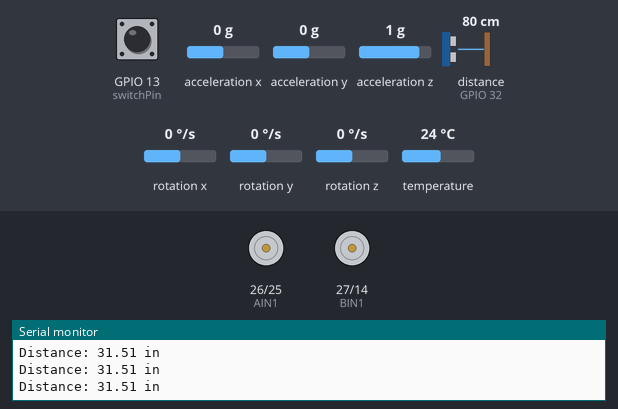
This program was run on a simulated ESP32. Parts: motor-driver pin pairs drawn as motors (green arrow = first pin HIGH = forward, orange = second pin HIGH = backward, longer = more drive, scaled by the enable pin), the last lines printed to the serial monitor. Wiring (inferred from the names in the program): ultrasonic range finder: trigger GPIO 35; echo GPIO 32. Inputs (shaded band) come from the test bench; at power-on: GPIO 13 (switchPin) HIGH, distance to the obstacle (sensor on GPIO 32) 80 cm, acceleration x 0 g, acceleration y 0 g, acceleration z 1 g, rotation x 0 °/s, rotation y 0 °/s, rotation z 0 °/s, temperature 24 °C. The echo pulse lasts 58.3 µs per cm; nothing arrives over Bluetooth unless stated.

Above: at 1.2 s.
1.3 s: GPIO 13 (switchPin) pulled LOW for 0.15 s
At 1.42 s:
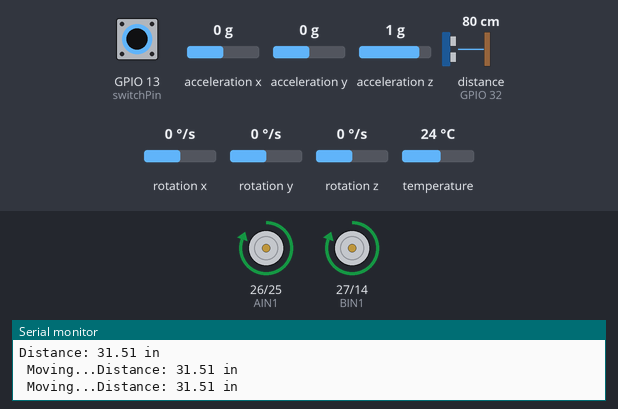
3.0 s: GPIO 13 (switchPin) pulled LOW for 3.2 s
At 6.6 s:
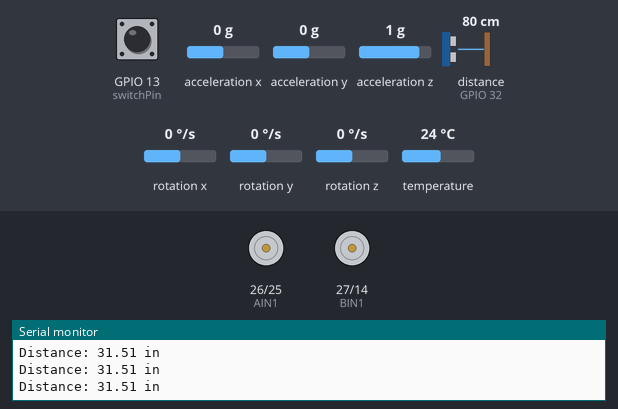
7.7 s: GPIO 13 (switchPin) driven LOW
At 8.8 s:
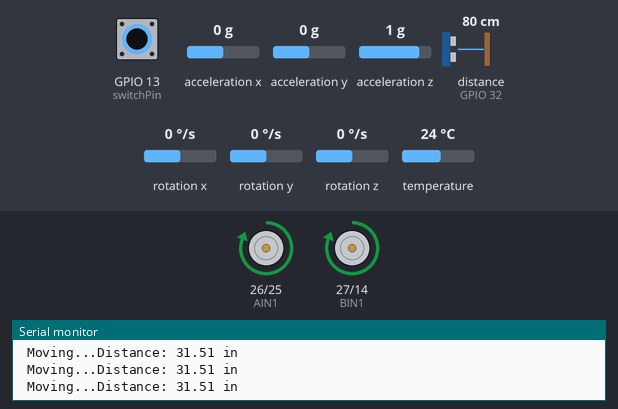
10.7 s: distance to the obstacle (sensor on GPIO 32) set to 27 cm
13.7 s: distance to the obstacle (sensor on GPIO 32) set to 24 cm
At 14.07 s:
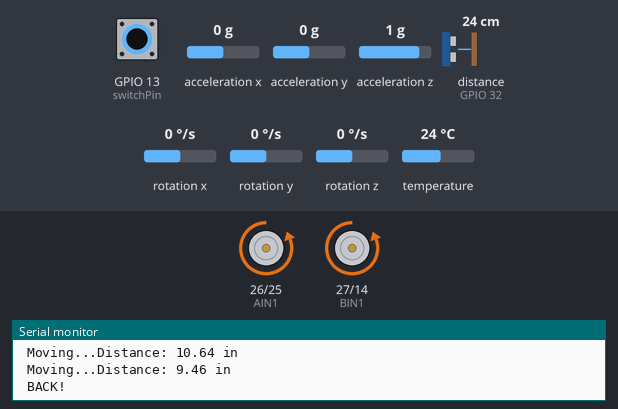
16.7 s: distance to the obstacle (sensor on GPIO 32) set to 35 cm
At 17.3 s:
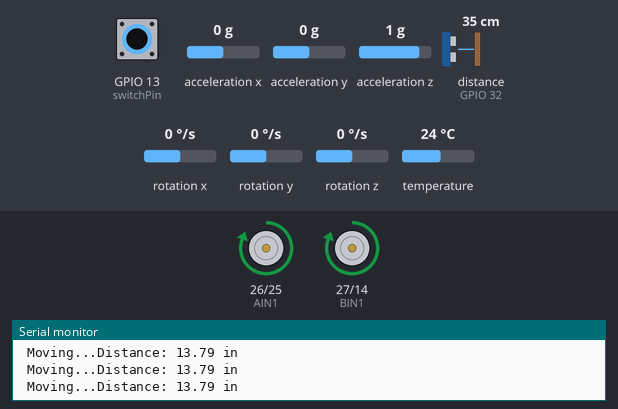
Timing chart, 0 to 19.2 s (numbered marks = the images above; inputs shaded):
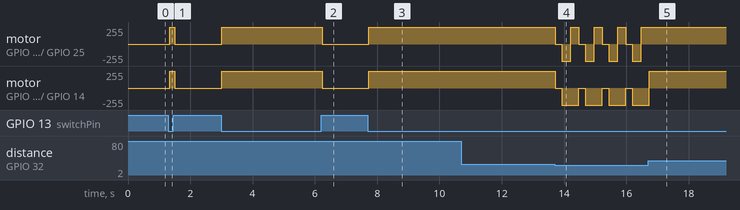

Measured:
- the behaviour switches between 26 and 25 cm on distance to the obstacle (sensor on GPIO 32) (found by bisection; images 3 and 4)
- after the input at 1.3 s, motor on GPIO 26 (AIN1) / GPIO 25 (AIN2), motor on GPIO 27 (BIN1) / GPIO 14 (BIN2): stopped → forward 255/255 at once, → stopped 0.17 s later
- after the input at 3.0 s, motor on GPIO 26 (AIN1) / GPIO 25 (AIN2), motor on GPIO 27 (BIN1) / GPIO 14 (BIN2): stopped → forward 255/255 at once, → stopped 3.2 s later
- after the input at 7.7 s, motor on GPIO 26 (AIN1) / GPIO 25 (AIN2), motor on GPIO 27 (BIN1) / GPIO 14 (BIN2): stopped → forward 255/255 at once
- after the input at 13.7 s, motor on GPIO 26 (AIN1) / GPIO 25 (AIN2): forward 255/255 → stopped at once, then repeats every 0.75 s: backward 255/255 0.30 s, forward 255/255 0.25 s, stopped 0.20 s; motor on GPIO 27 (BIN1) / GPIO 14 (BIN2): alternates backward 255/255 for 0.55 s and stopped for 0.20 s, starting at once
- after the input at 16.7 s, motor on GPIO 26 (AIN1) / GPIO 25 (AIN2): stops changing and stays forward 255/255

The program:

main.cpp
```cpp
/*
  SparkFun Inventor’s Kit
  Circuit 5C - Autonomous Robot

  This robot will drive around on its own and react to obstacles by backing up and turning to a new direction.
  This sketch was adapted from one of the activities in the SparkFun Guide to Arduino.
  Check out the rest of the book at
  https://www.sparkfun.com/products/14326

  This sketch was written by SparkFun Electronics, with lots of help from the Arduino community.
  This code is completely free for any use.

  View circuit diagram and instructions at: https://learn.sparkfun.com/tutorials/sparkfun-inventors-kit-experiment-guide---v41
  Download drawings and code at: https://github.com/sparkfun/SIK-Guide-Code
*/

#include "BluetoothSerial.h"
#include <Wire.h>
#include "Kalman.h" // Source: https://github.com/TKJElectronics/KalmanFilter
#include <Adafruit_MPU6050.h>

#define RESTRICT_PITCH // Comment out to restrict roll to ±90deg instead - please read: http://www.freescale.com/files/sensors/doc/app_note/AN3461.pdf

void leftMotor(int);
void rightMotor(int);
float getDistance();

Adafruit_MPU6050 mpu;
Kalman kalmanX; // Create the Kalman instances
Kalman kalmanY;

/* IMU Data */
double accX, accY, accZ;
double gyroX, gyroY, gyroZ;

double gyroXangle, gyroYangle; // Angle calculate using the gyro only
double compAngleX, compAngleY; // Calculated angle using a complementary filter
double kalAngleX, kalAngleY; // Calculated angle using a Kalman filter

uint32_t timer;

BluetoothSerial SerialBT;
unsigned long previousMillis = 0;  // Store the last time data was sent
const long interval = 1000;  // Interval to send data (1 second)
// network creds
const char* ssid = "Meow?";
const char* password = "meow!meow!uwu";

//the right motor will be controlled by the motor A pins on the motor driver
const int AIN1 = 26; // 13 on Arduino           //control pin 1 on the motor driver for the right motor
const int AIN2 = 25; // 12 on Arduino           //control pin 2 on the motor driver for the right motor
const int PWMA = 33; // 11 on Arduino           //speed control pin on the motor driver for the right motor

//the left motor will be controlled by the motor B pins on the motor driver
const int PWMB = 12; // 10 on Arduino           //speed control pin on the motor driver for the left motor
const int BIN2 = 14; // 9 on Arduino           //control pin 2 on the motor driver for the left motor
const int BIN1 = 27; // 8 on Arduino           //control pin 1 on the motor driver for the left motor


//distance variables
const int trigPin = 35; // 6 on Arduino
const int echoPin = 32; // 5 on Arduino

int switchPin = 13; // 7 on Arduino             //switch to turn the robot on and off

float distance = 0;            //variable to store the distance measured by the distance sensor

//robot behaviour variables
int backupTime = 300;           //amount of time that the robot will back up when it senses an object
int turnTime = 200;             //amount that the robot will turn once it has backed up

/********************************************************************************/
void setup()
{
    pinMode(trigPin, OUTPUT);       //this pin will send ultrasonic pulses out from the distance sensor
    pinMode(echoPin, INPUT);        //this pin will sense when the pulses reflect back to the distance sensor

    pinMode(switchPin, INPUT_PULLUP);   //set this as a pullup to sense whether the switch is flipped

    //set the motor control pins as outputs
    pinMode(AIN1, OUTPUT);
    pinMode(AIN2, OUTPUT);
    pinMode(PWMA, OUTPUT);

    pinMode(BIN1, OUTPUT);
    pinMode(BIN2, OUTPUT);
    pinMode(PWMB, OUTPUT);

    Serial.begin(115200);
    Wire.begin();

    while (!mpu.begin()) {
        delay(500);
    }

    mpu.setAccelerometerRange(MPU6050_RANGE_2_G);
    mpu.setGyroRange(MPU6050_RANGE_250_DEG);
    mpu.setFilterBandwidth(MPU6050_BAND_21_HZ);

    /* Set kalman and gyro starting angle */
    sensors_event_t a, g, temp;
    mpu.getEvent(&a, &g, &temp);
    accX = a.acceleration.x;
    accY = a.acceleration.y;
    accZ = a.acceleration.z;

    double roll  = atan2(accY, accZ) * RAD_TO_DEG;
    double pitch = atan(-accX / sqrt(accY * accY + accZ * accZ)) * RAD_TO_DEG;

    kalmanX.setAngle(roll); // Set starting angle
    kalmanY.setAngle(pitch);
    gyroXangle = roll;
    gyroYangle = pitch;
    compAngleX = roll;
    compAngleY = pitch;

    timer = micros();

    //begin serial communication with the computer
    Serial.print("To infinity and beyond!");  //test the serial connection
    SerialBT.begin("ESP32_BT");  // Name the device as "ESP32_BT"
    Serial.println("Bluetooth Started! Pair your device.");
}


void loop() {
    /* Update all the values */
    sensors_event_t a, g, temp;
    mpu.getEvent(&a, &g, &temp);

    accX = a.acceleration.x;
    accY = a.acceleration.y;
    accZ = a.acceleration.z;

    gyroX = g.gyro.x;
    gyroY = g.gyro.y;
    gyroZ = g.gyro.z;

    double dt = (double)(micros() - timer) / 1000000; // Calculate delta time
    timer = micros();

    double roll  = atan2(accY, accZ) * RAD_TO_DEG;
    double pitch = atan(-accX / sqrt(accY * accY + accZ * accZ)) * RAD_TO_DEG;

    double gyroXrate = gyroX / 131.0; // Convert to deg/s
    double gyroYrate = gyroY / 131.0; // Convert to deg/s

  // This fixes the transition problem when the accelerometer angle jumps between -180 and 180 degrees
    if ((roll < -90 && kalAngleX > 90) || (roll > 90 && kalAngleX < -90)) {
        kalmanX.setAngle(roll);
        compAngleX = roll;
        kalAngleX = roll;
        gyroXangle = roll;
    } else
        kalAngleX = kalmanX.getAngle(roll, gyroXrate, dt); // Calculate the angle using a Kalman filter

    if (abs(kalAngleX) > 90)
        gyroYrate = -gyroYrate; // Invert rate, so it fits the restriced accelerometer reading
    kalAngleY = kalmanY.getAngle(pitch, gyroYrate, dt);

    gyroXangle += gyroXrate * dt; // Calculate gyro angle without any filter
    gyroYangle += gyroYrate * dt;
    //gyroXangle += kalmanX.getRate() * dt; // Calculate gyro angle using the unbiased rate
    //gyroYangle += kalmanY.getRate() * dt;

    compAngleX = 0.93 * (compAngleX + gyroXrate * dt) + 0.07 * roll; // Calculate the angle using a Complimentary filter
    compAngleY = 0.93 * (compAngleY + gyroYrate * dt) + 0.07 * pitch;

    // Reset the gyro angle when it has drifted too much
    if (gyroXangle < -180 || gyroXangle > 180)
        gyroXangle = kalAngleX;
    if (gyroYangle < -180 || gyroYangle > 180)
        gyroYangle = kalAngleY;

    // Get the current time
    unsigned long currentMillis = millis();

    // Check if 1 second has passed since last transmission
    if (currentMillis - previousMillis >= interval) {
        previousMillis = currentMillis;  // Save the current time

        // Automatically generate and send data
        String data = "Counter value: " + String(millis() / 1000) + " seconds\n";

        String angles = "Roll: " + String(kalAngleX) + ", Pitch: " + String(kalAngleY);

        SerialBT.print(angles);  // Send the data over Bluetooth
    }

  // Other non-blocking tasks can go here
  //DETECT THE DISTANCE READ BY THE DISTANCE SENSOR
  distance = getDistance();

  Serial.print("Distance: ");
  Serial.print(distance);
  Serial.println(" in");              // print the units

  if (digitalRead(switchPin) == LOW) { //if the on switch is flipped

    if (distance < 10) {              //if an object is detected
      //back up and turn
      Serial.print(" ");
      Serial.print("BACK!");

      //stop for a moment
      rightMotor(0);
      leftMotor(0);
      delay(200);

      //back up
      rightMotor(-255);
      leftMotor(-255);
      delay(backupTime);

      //turn away from obstacle
      rightMotor(255);
      leftMotor(-255);
      delay(turnTime);

    } else {                        //if no obstacle is detected drive forward
      Serial.print(" ");
      Serial.print("Moving...");


      rightMotor(255);
      leftMotor(255);
    }
  } else {                        //if the switch is off then stop

    //stop the motors
    rightMotor(0);
    leftMotor(0);
  }

  delay(50);                      //wait 50 milliseconds between readings
}

/********************************************************************************/
void rightMotor(int motorSpeed)                       //function for driving the right motor
{
  if (motorSpeed > 0)                                 //if the motor should drive forward (positive speed)
  {
    digitalWrite(AIN1, HIGH);                         //set pin 1 to high
    digitalWrite(AIN2, LOW);                          //set pin 2 to low
  }
  else if (motorSpeed < 0)                            //if the motor should drive backward (negative speed)
  {
    digitalWrite(AIN1, LOW);                          //set pin 1 to low
    digitalWrite(AIN2, HIGH);                         //set pin 2 to high
  }
  else                                                //if the motor should stop
  {
    digitalWrite(AIN1, LOW);                          //set pin 1 to low
    digitalWrite(AIN2, LOW);                          //set pin 2 to low
  }
  analogWrite(PWMA, abs(motorSpeed));                 //now that the motor direction is set, drive it at the entered speed
}

/********************************************************************************/
void leftMotor(int motorSpeed)                        //function for driving the left motor
{
  if (motorSpeed > 0)                                 //if the motor should drive forward (positive speed)
  {
    digitalWrite(BIN1, HIGH);                         //set pin 1 to high
    digitalWrite(BIN2, LOW);                          //set pin 2 to low
  }
  else if (motorSpeed < 0)                            //if the motor should drive backward (negative speed)
  {
    digitalWrite(BIN1, LOW);                          //set pin 1 to low
    digitalWrite(BIN2, HIGH);                         //set pin 2 to high
  }
  else                                                //if the motor should stop
  {
    digitalWrite(BIN1, LOW);                          //set pin 1 to low
    digitalWrite(BIN2, LOW);                          //set pin 2 to low
  }
  analogWrite(PWMB, abs(motorSpeed));                 //now that the motor direction is set, drive it at the entered speed
}

/********************************************************************************/
//RETURNS THE DISTANCE MEASURED BY THE HC-SR04 DISTANCE SENSOR
float getDistance()
{
  float echoTime;                   //variable to store the time it takes for a ping to bounce off an object
  float calculatedDistance;         //variable to store the distance calculated from the echo time

  //send out an ultrasonic pulse that's 10ms long
  digitalWrite(trigPin, HIGH);
  delayMicroseconds(10);
  digitalWrite(trigPin, LOW);

  echoTime = pulseIn(echoPin, HIGH);      //use the pulsein command to see how long it takes for the
                                          //pulse to bounce back to the sensor

  calculatedDistance = echoTime / 148.0;  //calculate the distance of the object that reflected the pulse (half the bounce time multiplied by the speed of sound)

  return calculatedDistance;              //send back the distance that was calculated
}
```

Kalman.h
```cpp
// (licence header left out)
#ifndef _Kalman_h
#define _Kalman_h

class Kalman {
public:
    Kalman() {
        /* We will set the variables like so, these can also be tuned by the user */
        Q_angle = 0.001;
        Q_bias = 0.003;
        R_measure = 0.03;

        angle = 0; // Reset the angle
        bias = 0; // Reset bias

        P[0][0] = 0; // Since we assume that the bias is 0 and we know the starting angle (use setAngle), the error covariance matrix is set like so - see: http://en.wikipedia.org/wiki/Kalman_filter#Example_application.2C_technical
        P[0][1] = 0;
        P[1][0] = 0;
        P[1][1] = 0;
    };
    // The angle should be in degrees and the rate should be in degrees per second and the delta time in seconds
    double getAngle(double newAngle, double newRate, double dt) {
        // KasBot V2  -  Kalman filter module - http://www.x-firm.com/?page_id=145
        // Modified by Kristian Lauszus
        // See my blog post for more information: http://blog.tkjelectronics.dk/2012/09/a-practical-approach-to-kalman-filter-and-how-to-implement-it

        // Discrete Kalman filter time update equations - Time Update ("Predict")
        // Update xhat - Project the state ahead
        /* Step 1 */
        rate = newRate - bias;
        angle += dt * rate;

        // Update estimation error covariance - Project the error covariance ahead
        /* Step 2 */
        P[0][0] += dt * (dt*P[1][1] - P[0][1] - P[1][0] + Q_angle);
        P[0][1] -= dt * P[1][1];
        P[1][0] -= dt * P[1][1];
        P[1][1] += Q_bias * dt;

        // Discrete Kalman filter measurement update equations - Measurement Update ("Correct")
        // Calculate Kalman gain - Compute the Kalman gain
        /* Step 4 */
        S = P[0][0] + R_measure;
        /* Step 5 */
        K[0] = P[0][0] / S;
        K[1] = P[1][0] / S;

        // Calculate angle and bias - Update estimate with measurement zk (newAngle)
        /* Step 3 */
        y = newAngle - angle;
        /* Step 6 */
        angle += K[0] * y;
        bias += K[1] * y;

        // Calculate estimation error covariance - Update the error covariance
        /* Step 7 */
        P[0][0] -= K[0] * P[0][0];
        P[0][1] -= K[0] * P[0][1];
        P[1][0] -= K[1] * P[0][0];
        P[1][1] -= K[1] * P[0][1];

        return angle;
    };
    void setAngle(double newAngle) { angle = newAngle; }; // Used to set angle, this should be set as the starting angle
    double getRate() { return rate; }; // Return the unbiased rate

    /* These are used to tune the Kalman filter */
    void setQangle(double newQ_angle) { Q_angle = newQ_angle; };
    void setQbias(double newQ_bias) { Q_bias = newQ_bias; };
    void setRmeasure(double newR_measure) { R_measure = newR_measure; };

    double getQangle() { return Q_angle; };
    double getQbias() { return Q_bias; };
    double getRmeasure() { return R_measure; };

private:
    /* Kalman filter variables */
    double Q_angle; // Process noise variance for the accelerometer
    double Q_bias; // Process noise variance for the gyro bias
    double R_measure; // Measurement noise variance - this is actually the variance of the measurement noise

    double angle; // The angle calculated by the Kalman filter - part of the 2x1 state vector
    double bias; // The gyro bias calculated by the Kalman filter - part of the 2x1 state vector
    double rate; // Unbiased rate calculated from the rate and the calculated bias - you have to call getAngle to update the rate

    double P[2][2]; // Error covariance matrix - This is a 2x2 matrix
    double K[2]; // Kalman gain - This is a 2x1 vector
    double y; // Angle difference
    double S; // Estimate error
};

#endif
```
